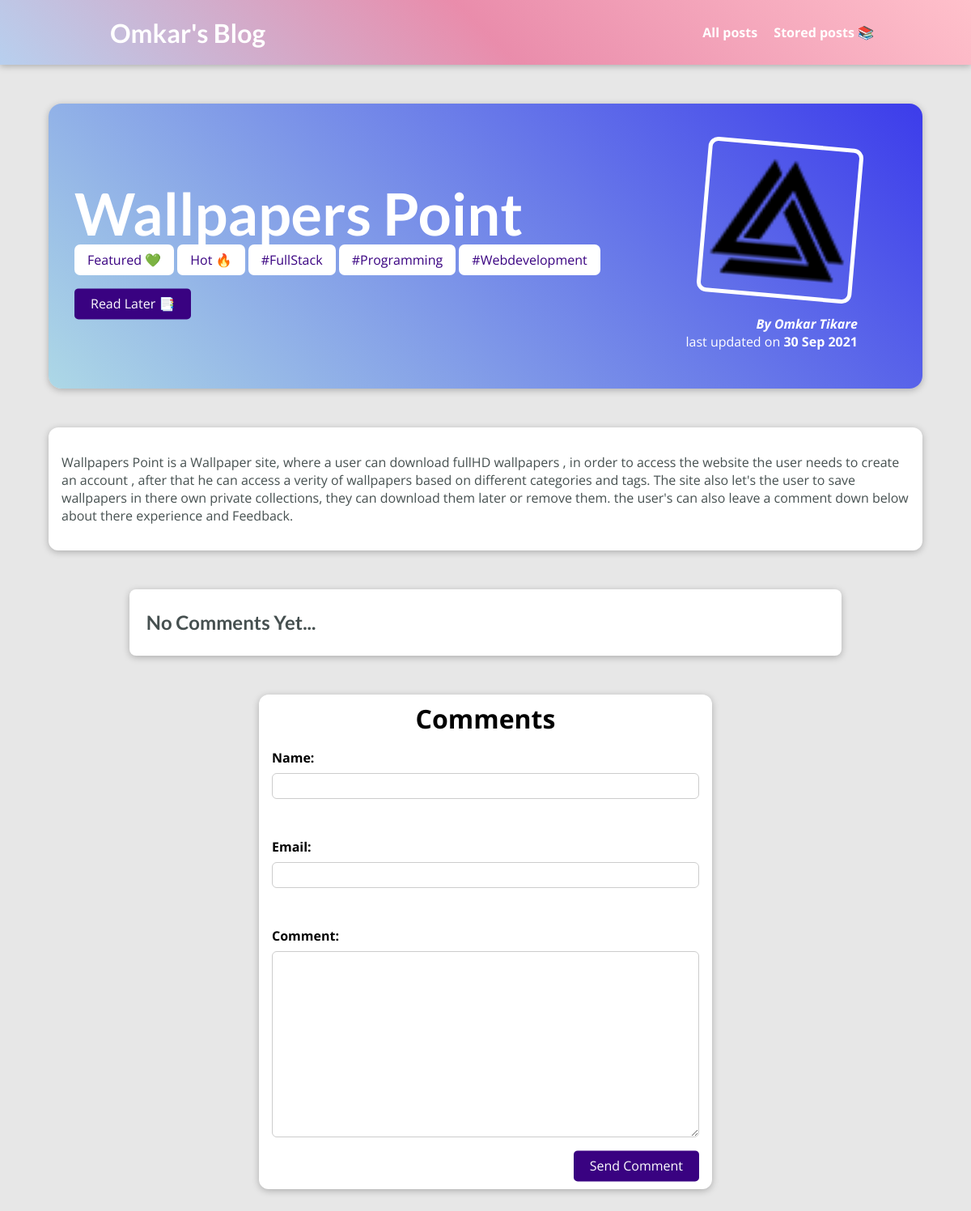
The app's page /post/wallpapers-point with its own data.
### blog/models.py (models this page shows, shortened)
class Posts(models.Model):
    title = models.CharField(max_length=80)
    excerpt = models.CharField(max_length=200)
    image = models.ImageField(upload_to="posts", null=True)
    date = models.DateField(auto_now=True)
    slug = models.SlugField(unique=True, db_index=True)
    content = models.TextField(validators=[MinLengthValidator(10)])
    author = models.ForeignKey(
        Author, on_delete=models.SET_NULL, null=True, related_name="posts")
    tags = models.ManyToManyField(Tag)
    class Meta:
        verbose_name_plural = "Posts"

class Tag(models.Model):
    caption = models.CharField(max_length=20)

class Author(models.Model):
    first_name = models.CharField(max_length=18)
    last_name = models.CharField(max_length=20)
    email = models.EmailField(unique=True, max_length=80)
    def full_name(self):
        return f"{self.first_name} {self.last_name}"
    def __str__(self):
        return self.full_name()

### blog/views.py (the view, shortened to what this page needs)
# urls.py: path('post/<slug:slug>', views.PostDetailView.as_view(), name='detail_posts'),
class PostDetailView(View):
    def is_stored_post(self, request, post_id):
        stored_posts = request.session.get("stored_posts")
        if stored_posts is not None:
            is_saved_for_later = post_id in stored_posts
        else:
            is_saved_for_later = False
        return is_saved_for_later
    def get(self, request, slug):
        post = Posts.objects.get(slug=slug)
        context = {
            "post": post,
            "post_tags": post.tags.all(),
            "comment_form": CommentForm(),
            "comments": post.comments.all().order_by("-id"),
            "saved_for_later": self.is_stored_post(request, post.id)
        }
        return render(request, "blog/post-detail.html", context)

### blog/forms.py
class CommentForm(forms.ModelForm):
    class Meta:
        model = Comments
        exclude = ["post"]
        labels = {
            "user_name":"Name",
            "user_email":"Email",
            "text":"Comment"
        }

### blog/templates/blog/post-detail.html (shortened to what this page needs)
{% extends 'base.html' %}
{% load static %}
{% block css_files %}
<link rel='stylesheet' href="{% static "blog/post-detail.css" %}">
{% endblock %}
{% block content %}
<section id="summary">
    <h2>{{post.title}}</h2>
    <div>
        {% for tag in post_tags %}
        <span class="tag">{{tag.caption}}</span>
        {% endfor %}
    </div>
<div id="read-later">
    <form action="{% url 'read-later' %}" method="POST">
    <button class = "read-btn">
    {% if saved_for_later %}
        Remove🤝🏻
    {% else %}
        Read Later 📑
    {% endif %}
    </button>
</div>
    <article>
        <img src=" {{post.image.url}} " alt="{{post.title}}" />
        <address>By <a href="mailto:{{ post.author.email }}"> {{post.author|title}} </a> </address>
    <div>
        last updated on <time>{{post.date|date:"d M Y"}}</time>
    </div>
    </article>
</section>
<main>
    {{post.content|linebreaks}}
</main>
<section id="comments">
<ul>
    {% for comment in comments %}
    <li>
        <h2> {{comment.user_name}} </h2>
        <p> {{comment.text|linebreaks}} </p>
    </li>
    {%empty%}
    <h2>No Comments Yet...</h2>
    {% endfor %}
</ul>
</section>
<section  id="comment-form">
        <h2>Comments</h2>
    <form action="{% url 'detail_posts' post.slug %}" method="POST">
        {% for form_fields in comment_form %}
        <div class="form-control {% if form_fields.errors %}invalid{% endif %}">
            {{form_fields.label_tag}}
            {{form_fields}}
        </div>
        {% endfor %}
        <div class="form-control">
        <button class="btn">Send Comment</button>
        </div>
    </form>
</section>
{% endblock %}

### static/base.css (style rules this page uses)
* { box-sizing: border-box; }
html { font-family: 'Open Sans', 'Lato', sans-serif; }
body { margin: 0; }
h1, h2, h3 { font-family: 'Lato', sans-serif; font-weight: bold; }

### blog/static/blog/post-detail.css (style rules this page uses)
body { background-color: #e7e7e7; }
#summary { margin: 8rem auto 3rem auto; padding: 2rem; width: 90%; max-width: 90rem; border-radius: 16px; background: linear-gradient(45deg, lightblue, rgba(4, 4, 236, 0.753)); position: relative; box-shadow: 0 2px 8px rgba(0, 0, 0, 0.25); height: 22rem; }
#summary h2 { color: white; font-size: 4.5rem; margin-bottom: 0.25rem; }
#summary article { position: absolute; top: 2rem; right: 3rem; padding: 1rem 2rem; border-radius: 12px; text-align: right; color: white; }
#summary article img { width: 12rem; height: 12rem; border-radius: 12px; transform: rotateZ(5deg); border: 5px solid white; margin-bottom: 1rem; }
#summary address { font-weight: bold; }
#summary a { color: white; text-decoration: none; }
#summary time { font-weight: bold; }
main { width: 90%; max-width: 90rem; margin: 3rem auto; background-color: white; padding: 1rem; border-radius: 12px; box-shadow: 0 2px 8px rgba(0, 0, 0, 0.25); }
.tag { color: #390281; background-color: white; padding: 0.5rem 1rem; border-radius: 7px; }
#comment-form { max-width: 35rem; width: 90%; margin: 3rem auto; border-radius: 12px; background-color: white; box-shadow: 0 2px 8px rgba(0, 0, 0, 0.25); position: relative; }
#comment-form h2 { text-align: center; padding-top: 0.5rem; font: inherit; font-weight: bold; font-size: 2rem; margin: 0; }
.form-control { margin-bottom: 1rem; padding: 1rem; }
.form-control label { font-weight: bold; margin-bottom: 0.5rem; display: block; }
.form-control input, .form-control textarea { display: block; width: 100%; font: inherit; padding: 0.25rem; border-radius: 6px; border: 1px solid #ccc; }
.btn { font: inherit; position: absolute; right: 1rem; margin-top: -1.5rem; text-align: center; border: none; cursor: pointer; border-radius: 5px; background-color: #390281; color: white; transform: translate(0, -20%); padding: 8px 20px; }
#comments { max-width: 55rem; width: 90%; margin: 3rem auto; border-radius: 8px; background-color: white; box-shadow: 0 2px 8px rgba(0, 0, 0, 0.25); position: relative; padding: 0.3rem 0.3rem; }
#comments ul { list-style: none; background-color: #ffffff; border-radius: 5px; margin: 0; padding: 0.1rem 1rem ; }
#comments h2, p { color: #465050; }
#read-later { margin: 2rem 0; }
.read-btn { font: inherit; text-align: center; border: none; cursor: pointer; border-radius: 5px; background-color: #390281; color: white; transform: translate(0, -20%); padding: 8px 20px; }

### records on screen
Posts: title "Wallpapers Point", image (picture), author "Omkar Tikare", date "30 Sep 2021", content "Wallpapers Point is a Wallpaper site, where a user can download fullHD wallpapers , in order to access the website the user needs to create an account , after that he can access a verity of wallpapers based on different categories and tags. The site also let's the user to save wallpapers in there own private collections, they can download them later or remove them. the user's can also leave a comment down below about there experience and Feedback."
Tag: caption "Featured 💚"
Tag: caption "Hot 🔥"
Tag: caption "#FullStack"
Tag: caption "#Programming"
Tag: caption "#Webdevelopment"
